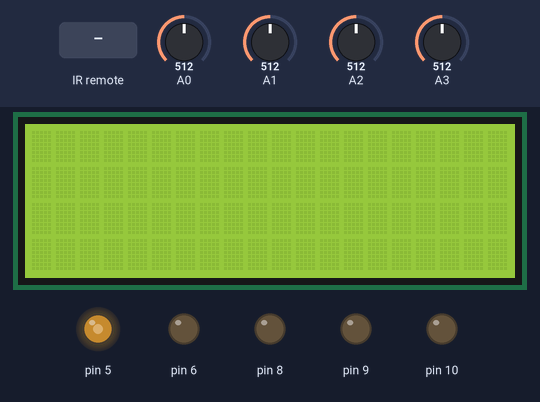
Bench run of a sketch on a simulated Arduino Uno, built with avr-gcc and run on an emulated ATmega328P. Parts: 20×4 character LCD, output pins drawn as LEDs (lit = HIGH). The inputs (shaded band) are chosen by the test bench; at power-on: A1 = 512, A0 = 512, A2 = 512, A3 = 512. The local clock reads 2024-03-15 10:24:30 at power-on unless the sketch sets it.

Above: at 1.2 s.
1.3 s: infrared code 0xFFFFA25D received
At 4.0 s:
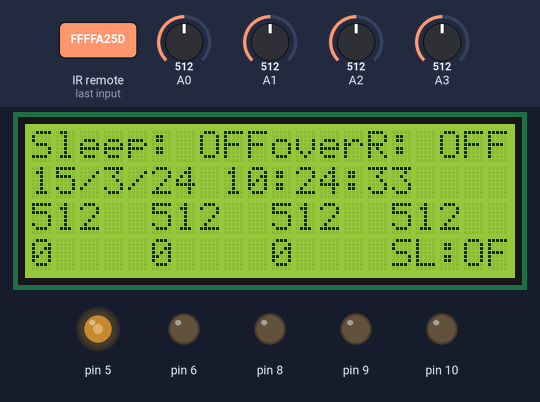
10.6 s: infrared code 0xFFFFFFFF received
At 14.4 s:
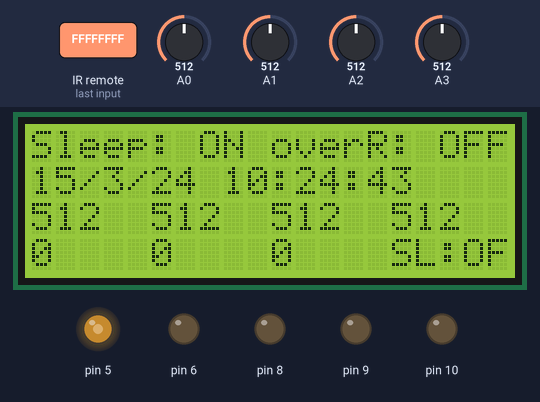
18.3 s: A1 set to 716
At 19.6 s:
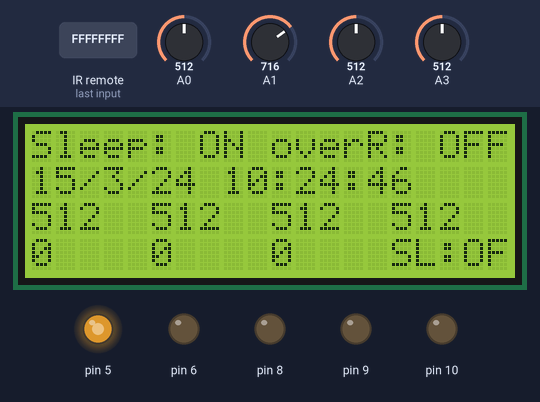
27.6 s: A1 set to 910
At 27.9 s:
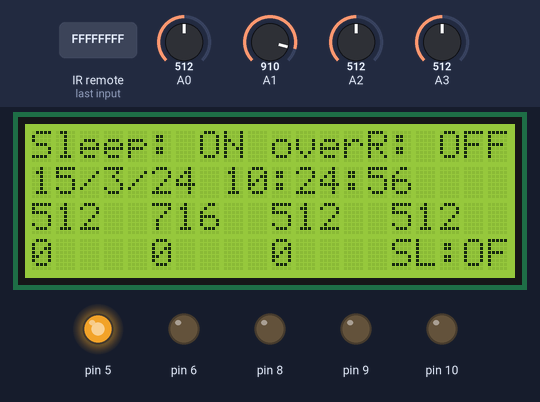
35.2 s: A1 set to 245
At 36.1 s:
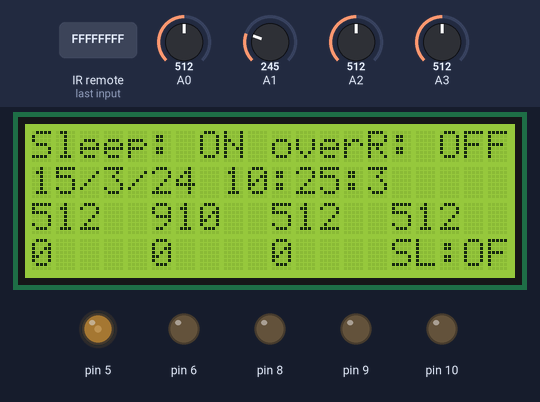
44.5 s: A0 set to 716
At 48.2 s:
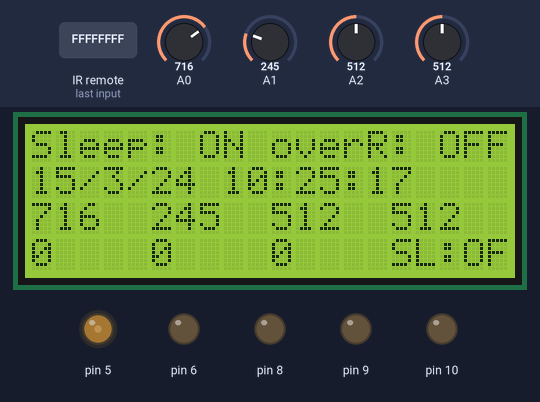
Timing chart, 0 to 49.7 s (numbered marks = the images above; inputs shaded):
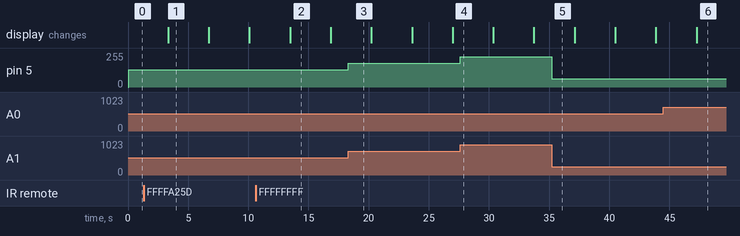

The sketch:

Room_power_control_V_4.1_I2C.ino
```cpp
#include <Wire.h>
#include <LiquidCrystal_I2C.h>
LiquidCrystal_I2C lcd = LiquidCrystal_I2C(0x27, 20, 4);

#include <IRremote.h>
int RECV_PIN = 4;
IRrecv irrecv(RECV_PIN);
decode_results results;
int irCode;
int oldIrCode;

#include <DS3231.h>
DS3231  rtc;
bool century = false;
bool h12Flag;
bool pmFlag;

int DC, RC; //Display count
int brightness, pwm1, pwm2;
int pwm3 = 10;
bool sleep = true;
bool overRide = false;
bool shelf = false;

void remoteControl();
void lcdDisplay();

void setup() {
  lcd.init();
  lcd.backlight();
//  rtc.setHour(20);
//  rtc.setMinute(31);
//  rtc.setSecond(0);
//  rtc.setYear(21);
//  rtc.setMonth(10);
//  rtc.setDate(12);
  irrecv.enableIRIn();
  pinMode(4, INPUT);
  pinMode(5, OUTPUT);
  pinMode(8, OUTPUT);
  pinMode(9, OUTPUT);
  pinMode(10, OUTPUT);
  pinMode(6, OUTPUT);

}

void loop() {
  DC++;
  if(DC > 500){lcdDisplay();DC = 0;}
  RC++;
  if(RC > 200){remoteControl();}
  brightness = round(analogRead(A1) / 1024.0 * 255.0);
  if(irCode == 0xFFFFFFFF){
    irCode = oldIrCode;
  }
  switch(irCode){
    case 0xFFFFA25D:
      sleep = !sleep;
      if(sleep == true){
        pwm1 = 0;
        pwm2 = 0;
        pwm3 = 0;
      }
      break;
    case 0x622:
      overRide = !overRide;
      break;
    case 0x601:
      if(pwm1 < 11){pwm1++;}else{pwm1 += 10;}
      if(pwm1 > 255){pwm1 = 255;}
      break;
    case 0x604:
      pwm1 = 0;
      break;
    case 0x607:
      if(pwm1 < 11){pwm1--;}else{pwm1 -= 10;}
      if(pwm1 < 0){pwm1 = 0;}
      break;

    case 0x602:
      if(pwm2 < 11){pwm2++;}else{pwm2 += 10;}
      if(pwm2 > 255){pwm2 = 255;}
      break;
    case 0x605:
      pwm2 = 0;
      break;
    case 0x608:
      if(pwm2 < 11){pwm2--;}else{pwm2 -= 10;}
      if(pwm2 < 0){pwm2 = 0;}
      break;

    case 0x603:
      if(pwm3 < 11){pwm3++;}else{pwm3 += 10;}
      if(pwm3 > 255){pwm3 = 255;}
      break;
    case 0x606:
      pwm3 = 0;
      break;
    case 0x609:
      if(pwm3 < 11){pwm3--;}else{pwm3 -= 10;}
      if(pwm3 < 0){pwm3 = 0;}
      break;

    case 0x624:
      shelf = !shelf;
      break;
  }
  if(irCode != 0xFFFFFFFF && irCode != 0){
    oldIrCode = irCode;
  }
  irCode = 0;
  if(rtc.getHour(h12Flag, pmFlag) > 20 || rtc.getHour(h12Flag, pmFlag) < 6){
    if(sleep == true && analogRead(A2) > 900){
      brightness = 0;
    }
  }

  if(rtc.getHour(h12Flag, pmFlag) == 20 && rtc.getMinute() == 0){
    pwm1 = 10;
    pwm2 = 10;
    pwm3 = 10;
  }

  if(rtc.getHour(h12Flag, pmFlag) < 19 || rtc.getHour(h12Flag, pmFlag) > 7){
    if(overRide == false && analogRead(A3) < 800){
      pwm1 = 0;
      pwm2 = 0;
      pwm3 = 0;
      shelf = false;
    }
  }
  analogWrite(5, brightness);
  if(shelf == true){digitalWrite(8, HIGH);}else{digitalWrite(8, LOW);}
  analogWrite(9, pwm1);
  analogWrite(10, pwm2);
  analogWrite(6, pwm3);
}
//#######################################################################
void remoteControl()
{
  if (irrecv.decode(&results))
  {
    irCode = results.value;
    irrecv.resume();
  }
}
//#######################################################################
void lcdDisplay()
{
lcd.clear();
lcd.setCursor(0, 0);
lcd.print("Sleep: ");
if(sleep == true){
  lcd.print("ON");
}else{
  lcd.print("OFF");
}
lcd.setCursor(10, 0);
lcd.print("overR: ");
if(overRide == true){
  lcd.print("ON");
}else{
  lcd.print("OFF");
}
lcd.setCursor(0, 1);
lcd.print(rtc.getDate(), DEC);
lcd.print('/');
lcd.print(rtc.getMonth(century), DEC);
lcd.print('/');
lcd.print(rtc.getYear(), DEC);
lcd.print(' ');
lcd.print(rtc.getHour(h12Flag, pmFlag), DEC);
lcd.print(':');
lcd.print(rtc.getMinute(), DEC);
lcd.print(':');
lcd.print(rtc.getSecond(), DEC);
lcd.setCursor(0, 2);
lcd.print(analogRead(A0));
lcd.setCursor(5, 2);
lcd.print(analogRead(A1));
lcd.setCursor(10, 2);
lcd.print(analogRead(A2));
lcd.setCursor(15, 2);
lcd.print(analogRead(A3));
lcd.setCursor(0, 3);
lcd.print(pwm1);
lcd.setCursor(5, 3);
lcd.print(pwm2);
lcd.setCursor(10, 3);
lcd.print(pwm3);
lcd.setCursor(15, 3);
lcd.print("SL:");
if(shelf == true){
  lcd.print("ON");
}else{
  lcd.print("OF");
}
delay(100);

}
```

Measured:
- after the input at 1.3 s, the display: changes after 2.0 s (image 1)
- after the input at 10.6 s, the display: changes after 2.9 s (image 2)
- after the input at 18.3 s, pin 5: 128/255 → 178/255 at once
- after the input at 27.6 s, pin 5: 178/255 → 227/255 at once
- after the input at 35.2 s, pin 5: 227/255 → 61/255 at once
